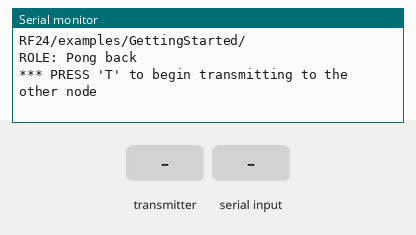
This sketch was run on a simulated Arduino Uno, built with avr-gcc and run on an emulated ATmega328P. On the bench: the last lines printed to the serial monitor. The inputs (shaded band) are chosen by the test bench. No radio packets arrive unless stated.

Above: at 0.8 s.
0.9 s: the transmitter starts sending got_time = 0
At 1.06 s:
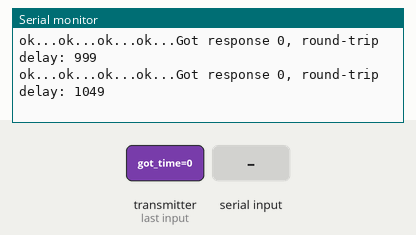
2.4 s: "R" received over Serial
At 2.58 s:
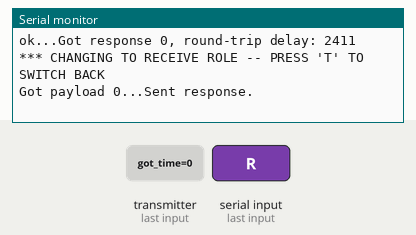
5.4 s: the transmitter starts sending got_time = 256
At 5.52 s:
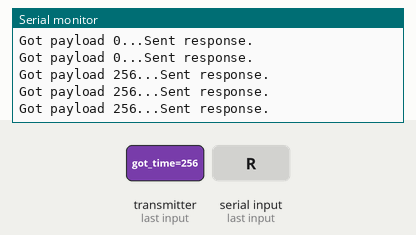
8.4 s: "T" received over Serial
At 8.47 s:
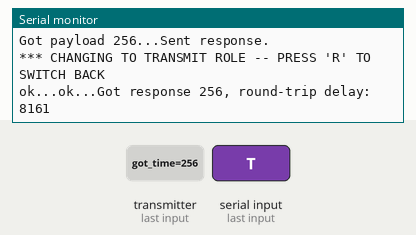
11.4 s: the transmitter starts sending got_time = 512
14.4 s: the transmitter starts sending got_time = 1023
Timing chart, 0 to 17.4 s (numbered marks = the images above; inputs shaded):
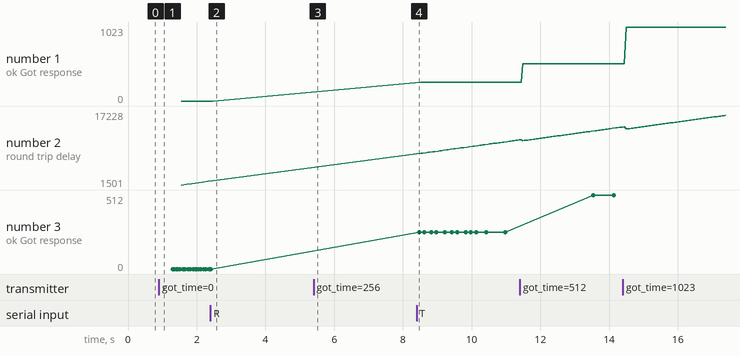

The sketch:

WirelessTx.ino
```cpp
// (licence header left out)
/**
 * Example for Getting Started with nRF24L01+ radios.
 *
 * This is an example of how to use the RF24 class.  Write this sketch to two
 * different nodes.  Put one of the nodes into 'transmit' mode by connecting
 * with the serial monitor and sending a 'T'.  The ping node sends the current
 * time to the pong node, which responds by sending the value back.  The ping
 * node can then see how long the whole cycle took.
 */

#include <SPI.h>
#include "nRF24L01.h"
#include "RF24.h"
#include "printf.h"

#include "Wire.h"
#include "ADXL345.h"

//
// Hardware configuration
//

// Set up nRF24L01 radio on SPI bus plus pins 9 & 10

RF24 radio(9,10);
ADXL345 accel;

//var for angle test
double xyz[3];
double gains[3] = {1, 1, 1};
double angle = 0;
//
// Topology
//

// Radio pipe addresses for the 2 nodes to communicate.
const uint64_t pipes[2] = { 0xF0F0F0F0E1LL, 0xF0F0F0F0D2LL };

//
// Role management
//
// Set up role.  This sketch uses the same software for all the nodes
// in this system.  Doing so greatly simplifies testing.
//

// The various roles supported by this sketch
typedef enum { role_ping_out = 1, role_pong_back } role_e;

// The debug-friendly names of those roles
const char* role_friendly_name[] = { "invalid", "Ping out", "Pong back"};

// The role of the current running sketch
role_e role = role_pong_back;

void setup(void)
{
  //
  // Print preamble
  //

  Serial.begin(9600);

  printf_begin();
  printf("\n\rRF24/examples/GettingStarted/\n\r");
  printf("ROLE: %s\n\r",role_friendly_name[role]);
  printf("*** PRESS 'T' to begin transmitting to the other node\n\r");

  //
  // Setup and configure rf radio
  //

  radio.begin();

  // optionally, increase the delay between retries & # of retries
  radio.setRetries(15,15);

  // optionally, reduce the payload size.  seems to
  // improve reliability
  //radio.setPayloadSize(8);

  //
  // Open pipes to other nodes for communication
  //

  // This simple sketch opens two pipes for these two nodes to communicate
  // back and forth.
  // Open 'our' pipe for writing
  // Open the 'other' pipe for reading, in position #1 (we can have up to 5 pipes open for reading)

  //if ( role == role_ping_out )
  {
    //radio.openWritingPipe(pipes[0]);
    radio.openReadingPipe(1,pipes[1]);
  }
  //else
  {
    //radio.openWritingPipe(pipes[1]);
    //radio.openReadingPipe(1,pipes[0]);
  }

  //
  // Start listening
  //

  radio.startListening();

  //
  // Dump the configuration of the rf unit for debugging
  //

  radio.printDetails();

  accel.powerOn();
  accel.setAxisGains(gains);
  accel.setAxisOffset(0, 0, 0);


  //*********************************************************************************

    role = role_pong_back;
    radio.openWritingPipe(pipes[1]);
    radio.openReadingPipe(1,pipes[0]);
    boolean got_Leo = false;
    while(!got_Leo)
    {
      // if there is data ready
      if ( radio.available() )
      {
        // Dump the payloads until we've gotten everything
        unsigned long got_time;
        bool done = false;
        while (!done)
        {
          // Fetch the payload, and see if this was the last one.
          done = radio.read( &got_time, sizeof(unsigned long) );

          // Spew it
          printf("Got payload %lu...",got_time);
          got_Leo = true;

  	// Delay just a little bit to let the other unit
  	// make the transition to receiver
  	delay(20);
        }

        // First, stop listening so we can talk
        radio.stopListening();

        // Send the final one back.
        radio.write( &got_time, sizeof(unsigned long) );
        printf("Sent response.\n\r");

        // Now, resume listening so we catch the next packets.
        radio.startListening();
      }
    }
    role = role_ping_out;

//*********************************************************************************

}

void loop(void)
{
  //
  // Ping out role.  Repeatedly send the current time
  //

  if (role == role_ping_out)
  {
    // First, stop listening so we can talk.
    radio.stopListening();

    // Take the time, and send it.  This will block until complete
    //unsigned long txdata = 0;
    long txdata = 0;
    accel.get_Gxyz(xyz);
    angle = 90 + atan(sqrt(xyz[0]*xyz[0]+xyz[1]*xyz[1])/xyz[2])*180/3.1415926;
    txdata = 100*angle;
    if( (xyz[2] > 0) || (txdata == 18000) )
      txdata = txdata -18000;
    txdata = txdata * 9 / 8;
    //printf("Now sending %lu...",txdata);
    /*
    printf("Now sending %l...",txdata);
    Serial.print(txdata);
    Serial.print(' ');
    Serial.print(xyz[0]);
    Serial.print(' ');
    Serial.print(xyz[1]);
    Serial.print(' ');
    Serial.println(xyz[2]);
    */
    //bool ok = radio.write( &txdata, sizeof(unsigned long) );
    bool ok = radio.write( &txdata, sizeof(long) );
    if (ok)
      printf("ok...");
    else
      printf("failed.\n\r");

    // Now, continue listening
    radio.startListening();

    // Wait here until we get a response, or timeout (250ms)
    unsigned long started_waiting_at = millis();
    bool timeout = false;
    while ( ! radio.available() && ! timeout )
      if (millis() - started_waiting_at > 10 )
        timeout = true;

    // Describe the results

    if ( timeout )
    {
      //printf("Failed, response timed out.\n\r");
    }
    else
    {
      // Grab the response, compare, and send to debugging spew
      unsigned long got_time;
      radio.read( &got_time, sizeof(unsigned long) );

      // Spew it
      printf("Got response %lu, round-trip delay: %lu\n\r",got_time,millis()-got_time);
    }

    // Try again 1s later
    //delay(10);
  }

  //
  // Pong back role.  Receive each packet, dump it out, and send it back
  //

  if ( role == role_pong_back )
  {
    // if there is data ready
    if ( radio.available() )
    {
      // Dump the payloads until we've gotten everything
      unsigned long got_time;
      bool done = false;
      while (!done)
      {
        // Fetch the payload, and see if this was the last one.
        done = radio.read( &got_time, sizeof(unsigned long) );

        // Spew it
        printf("Got payload %lu...",got_time);

	// Delay just a little bit to let the other unit
	// make the transition to receiver
	delay(20);
      }

      // First, stop listening so we can talk
      radio.stopListening();

      // Send the final one back.
      radio.write( &got_time, sizeof(unsigned long) );
      printf("Sent response.\n\r");

      // Now, resume listening so we catch the next packets.
      radio.startListening();
    }
  }

  //
  // Change roles
  //

  if ( Serial.available() )
  {
    char c = toupper(Serial.read());
    if ( c == 'T' && role == role_pong_back )
    {
      printf("*** CHANGING TO TRANSMIT ROLE -- PRESS 'R' TO SWITCH BACK\n\r");

      // Become the primary transmitter (ping out)
      role = role_ping_out;
      radio.openWritingPipe(pipes[0]);
      radio.openReadingPipe(1,pipes[1]);
    }
    else if ( c == 'R' && role == role_ping_out )
    {
      printf("*** CHANGING TO RECEIVE ROLE -- PRESS 'T' TO SWITCH BACK\n\r");

      // Become the primary receiver (pong back)
      role = role_pong_back;
      radio.openWritingPipe(pipes[1]);
      radio.openReadingPipe(1,pipes[0]);
    }
  }
}
// vim:cin:ai:sts=2 sw=2 ft=cpp
```

printf.h
```cpp
// (licence header left out)
/**
 * @file printf.h
 *
 * Setup necessary to direct stdout to the Arduino Serial library, which
 * enables 'printf'
 */

#ifndef __PRINTF_H__
#define __PRINTF_H__

#ifdef ARDUINO

int serial_putc( char c, FILE * )
{
  Serial.write( c );

  return c;
}

void printf_begin(void)
{
  fdevopen( &serial_putc, 0 );
}

#else
#error This example is only for use on Arduino.
#endif // ARDUINO

#endif // __PRINTF_H__
```

Measured:
- after the input at 0.9 s, the serial monitor: prints a new line at once (image 1)
- after the input at 5.4 s, the serial monitor: prints a new line at once (image 3)
- after the input at 8.4 s, the serial monitor: prints a new line at once (image 4)
- plotted number 2: 2411 → 11074 after the input at 8.4 s
